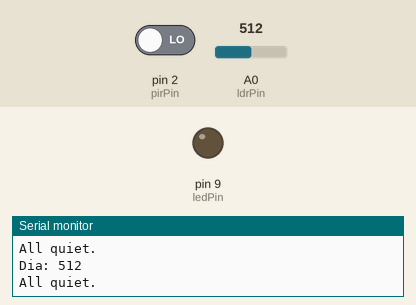
A sketch run on a simulated Arduino Uno, built with avr-gcc and run on an emulated ATmega328P. Shown: output pins drawn as LEDs (lit = HIGH), the last lines printed to the serial monitor. Inputs (shaded band) come from the test bench; at power-on: A0 (ldrPin) = 512, pin 2 (pirPin) LOW.

Above: at 1.8 s.
1.9 s: A0 (ldrPin) set to 290
4.5 s: pin 2 (pirPin) driven HIGH
At 6.2 s:
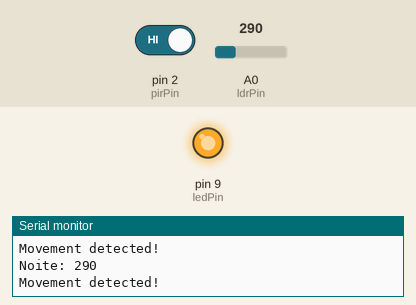
6.5 s: pin 2 (pirPin) driven LOW
At 7.9 s:
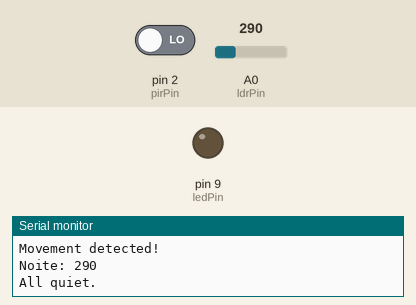
Timing chart, 0 to 9.5 s (numbered marks = the images above; inputs shaded):
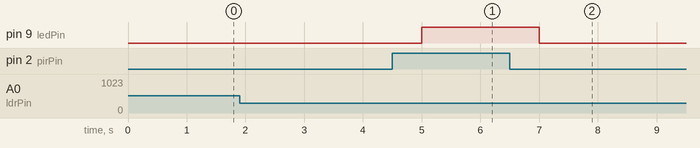

The sketch:

ldrAndPirActivation.ino
```cpp
/*
 * 20160603 - Read Analog Value from LDR sensor
 */


int ldrPin = A0;
int pirPin = 2;
int ledPin = 9;
int dayThreshold = 300;
boolean night = false;
boolean movement = false;
int state = 0;
long onTime = 0;


void setup() {

  pinMode(ledPin,OUTPUT);
  pinMode(pirPin,INPUT);
  Serial.begin(9600);
}

void loop() {

  int ldrValue = analogRead(ldrPin);

  if(ldrValue > dayThreshold){
    Serial.print("Dia: ");
    night = false;

  }
  else{
    Serial.print("Noite: ");
    night = true;

  }
    Serial.println(ldrValue);

  if(digitalRead(pirPin)){
    movement = true;
    Serial.println("Movement detected!");
  }
  else{
    movement = false;
    Serial.println("All quiet.");
  }


  if((movement == true) &&(night == true)){
    digitalWrite(ledPin,HIGH);
  }
  else{
    digitalWrite(ledPin,LOW);
  }

  delay(1000);


}
```

Measured:
- after the input at 4.5 s, pin 9 (ledPin): LOW → HIGH after 0.50 s
- after the input at 6.5 s, pin 9 (ledPin): HIGH → LOW after 0.50 s
